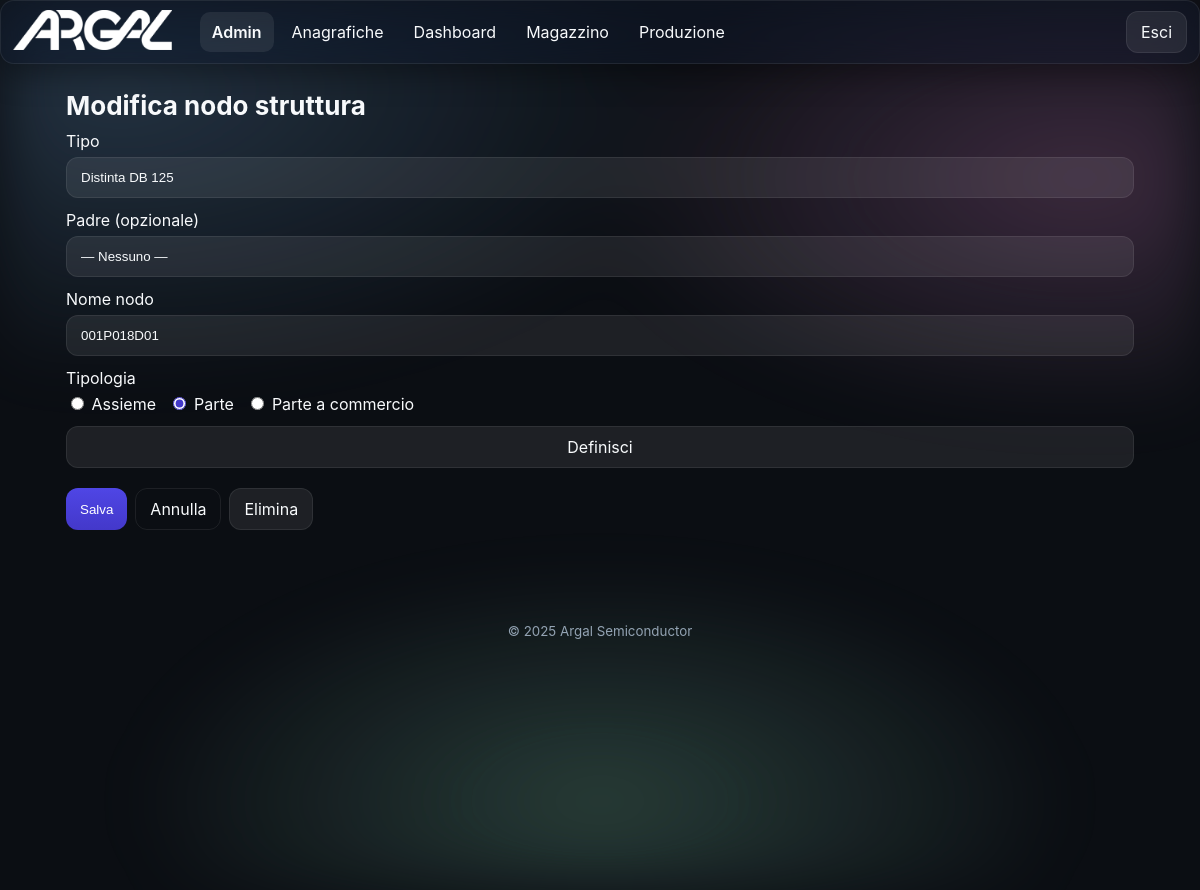
The app's page /admin/structures/node/1/edit (signed in), older data.
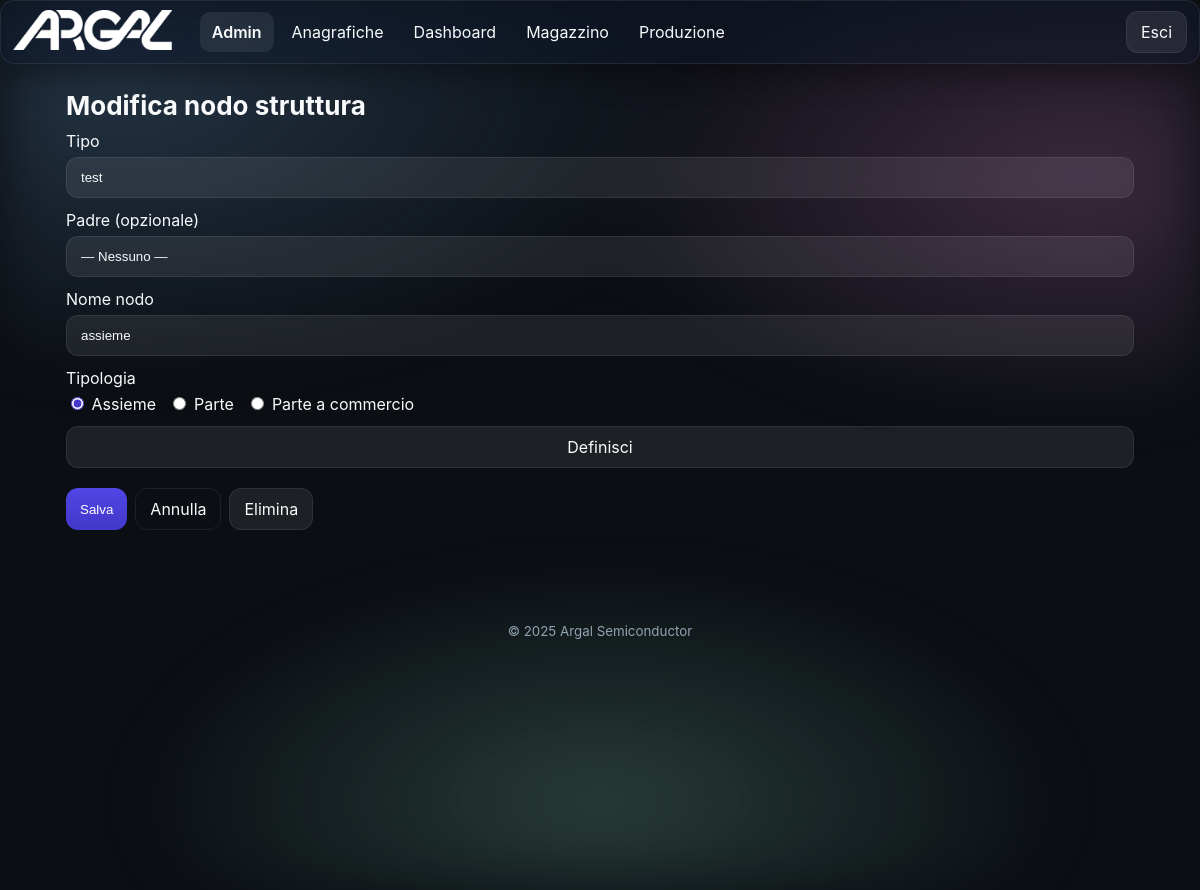
The same page, newer data.
### app/models.py (models this page shows, shortened)
class TimestampMixin(db.Model):
    __abstract__ = True
    created_at = db.Column(db.DateTime, default=datetime.utcnow)
    updated_at = db.Column(db.DateTime, default=datetime.utcnow, onupdate=datetime.utcnow)

class Structure(TimestampMixin):
    __tablename__ = 'structures'
    id = db.Column(db.Integer, primary_key=True)
    type_id = db.Column(db.Integer, db.ForeignKey('structure_types.id'), nullable=False)
    name = db.Column(db.String(200), nullable=False)
    parent_id = db.Column(db.Integer, db.ForeignKey('structures.id'), nullable=True)
    type = db.relationship('StructureType', backref=db.backref('nodes', lazy='dynamic'))
    parent = db.relationship('Structure', remote_side=[id], backref='children')
    component_id = db.Column(db.Integer, db.ForeignKey('component_masters.id'), nullable=True)
    component_master = db.relationship('ComponentMaster')
    flag_assembly = db.Column(db.Boolean, default=False)
    flag_part = db.Column(db.Boolean, default=False)
    flag_commercial = db.Column(db.Boolean, default=False)
    table_assieme = db.Column(db.Boolean, default=False)
    table_parte = db.Column(db.Boolean, default=False)
    table_commerciale = db.Column(db.Boolean, default=False)
    work_phase_id = db.Column(db.Integer, db.ForeignKey('work_phases.id'), nullable=True)
    processing_type = db.Column(db.String(20))  # "internal" or "external"
    supplier_id = db.Column(db.Integer, db.ForeignKey('suppliers.id'), nullable=True)
    work_center_id = db.Column(db.Integer, db.ForeignKey('work_centers.id'), nullable=True)
    weight = db.Column(db.Float)
    processing_cost = db.Column(db.Float)
    standard_time = db.Column(db.Float)  # stored in minutes
    lead_time_theoretical = db.Column(db.Float)  # stored in minutes
    lead_time_real = db.Column(db.Float)  # stored in minutes
    description = db.Column(db.Text)
    notes = db.Column(db.Text)
    price_per_unit = db.Column(db.Float)
    minimum_order_qty = db.Column(db.Integer)
    quantity_in_stock = db.Column(db.Float)
    stock_threshold = db.Column(db.Float)
    replenishment_qty = db.Column(db.Float)
    is_sellable = db.Column(db.Boolean)
    guiding_part = db.Column(db.Boolean)
    revision = db.Column(db.Integer, default=0)
    compatible_revisions = db.Column(db.Text)
    work_phase = db.relationship('WorkPhase', foreign_keys=[work_phase_id])
    supplier = db.relationship('Supplier', foreign_keys=[supplier_id])
    work_center = db.relationship('WorkCenter', foreign_keys=[work_center_id])

class StructureType(TimestampMixin):
    __tablename__ = 'structure_types'
    id = db.Column(db.Integer, primary_key=True)
    name = db.Column(db.String(120), unique=True, nullable=False)
    description = db.Column(db.Text)
    fields = db.relationship('TypeField', backref='type', cascade='all, delete-orphan')
    is_assembly = db.Column(db.Boolean, default=False)
    is_part = db.Column(db.Boolean, default=False)
    is_commercial = db.Column(db.Boolean, default=False)
    default_work_phase_id = db.Column(db.Integer, db.ForeignKey('work_phases.id'), nullable=True)
    default_processing_type = db.Column(db.String(20))  # "internal" or "external"
    default_supplier_id = db.Column(db.Integer, db.ForeignKey('suppliers.id'), nullable=True)
    default_work_center_id = db.Column(db.Integer, db.ForeignKey('work_centers.id'), nullable=True)
    default_weight = db.Column(db.Float)
    default_processing_cost = db.Column(db.Float)
    default_standard_time = db.Column(db.Float)  # stored in minutes
    default_lead_time_theoretical = db.Column(db.Float)  # stored in minutes
    default_lead_time_real = db.Column(db.Float)  # stored in minutes
    default_description = db.Column(db.Text)
    default_notes = db.Column(db.Text)
    default_price_per_unit = db.Column(db.Float)
    default_minimum_order_qty = db.Column(db.Integer)
    default_stock_threshold = db.Column(db.Float)
    default_replenishment_qty = db.Column(db.Float)
    default_work_phase = db.relationship('WorkPhase', foreign_keys=[default_work_phase_id])
    default_supplier = db.relationship('Supplier', foreign_keys=[default_supplier_id])
    default_work_center = db.relationship('WorkCenter', foreign_keys=[default_work_center_id])

### app/blueprints/admin/routes.py (the view, shortened to what this page needs)
@admin_bp.route('/structures/node/<int:node_id>/edit', methods=['GET', 'POST'])
@login_required
def edit_structure_node(node_id: int):
    admin_required()
    node = Structure.query.get_or_404(node_id)
    types = StructureType.query.order_by(StructureType.name.asc()).all()
    nodes_by_type = {t.id: t.nodes.order_by(Structure.name.asc()).all() for t in types}
    suppliers = Supplier.query.order_by(Supplier.name.asc()).all()
    work_centers = WorkCenter.query.order_by(WorkCenter.name.asc()).all()
    work_phases = WorkPhase.query.order_by(WorkPhase.name.asc()).all()
    return render_template('admin/edit_structure_node.html',
                           node=node,
                           types=types,
                           nodes_by_type=nodes_by_type,
                           suppliers=suppliers,
                           work_centers=work_centers,
                           work_phases=work_phases)

### app/blueprints/admin/routes.py (called while the page is built)
def admin_required():
    if not current_user.is_authenticated or not getattr(current_user, 'is_admin', False):
        abort(403)

@admin_bp.before_request
def check_admin():
    if not current_user.is_authenticated:
        return login_manager.unauthorized()
    if not current_user.is_admin:
        abort(403)

### app/models.py (called while the page is built)
@login_manager.user_loader
def load_user(user_id):
    try:
        return User.query.get(int(user_id))
    except Exception:
        return None

    @property
    def is_admin(self) -> bool:
        return self.role == 'admin'

### app/templates/admin/edit_structure_node.html (shortened to what this page needs)
{% extends 'base.html' %}
{% block content %}
<section class="section">
  <h2 class="section-title">Modifica nodo struttura</h2>
  <form method="post" class="form">
    <label class="field">
      <span>Tipo</span>
      <select name="type_id" required>
        {% for t in types %}
          <option value="{{ t.id }}" {% if node.type_id == t.id %}selected{% endif %}>{{ t.name }}</option>
        {% endfor %}
      </select>
    </label>
    <label class="field">
      <span>Padre (opzionale)</span>
      <select name="parent_id">
        <option value="" {% if not node.parent_id %}selected{% endif %}>— Nessuno —</option>
      </select>
    </label>
    <label class="field">
      <span>Nome nodo</span>
      <input name="node_name" required value="{{ node.name }}">
    </label>
    <label class="field">
      <span>Tipologia</span>
      <div class="check-group">
        <label style="margin-right:8px;">
          <input type="radio" name="node_typology" value="assembly" {% if node.flag_assembly %}checked{% endif %}> Assieme
        </label>
        <label style="margin-right:8px;">
          <input type="radio" name="node_typology" value="part" {% if node.flag_part %}checked{% endif %}> Parte
        </label>
        <label>
          <input type="radio" name="node_typology" value="commercial" {% if node.flag_commercial %}checked{% endif %}> Parte a commercio
        </label>
      </div>
    </label>
    <a class="btn secondary" href="{{ url_for('admin.define_structure_node_defaults', node_id=node.id) }}" style="margin-bottom:8px;">Definisci</a>
    <div class="form-actions" style="display:flex; gap:8px; flex-wrap:wrap;">
      <button class="btn primary" type="submit">Salva</button>
      <a class="btn ghost" href="{{ url_for('admin.structures') }}">Annulla</a>
      <a class="btn danger" href="{{ url_for('admin.delete_structure_node', node_id=node.id) }}">Elimina</a>
    </div>
  </form>
</section>
{% endblock %}

Row changes from the older to the newer data that the page shows:
changed Structure "— Nessuno —": type_id "Distinta DB 125" → "test"; node_name "001P018D01" → "assieme"; flag_assembly "☐ Tipologia Assieme Parte Par" → "☑ Tipologia Assieme Parte Par"; flag_part "☑ Parte" → "☐ Parte"
